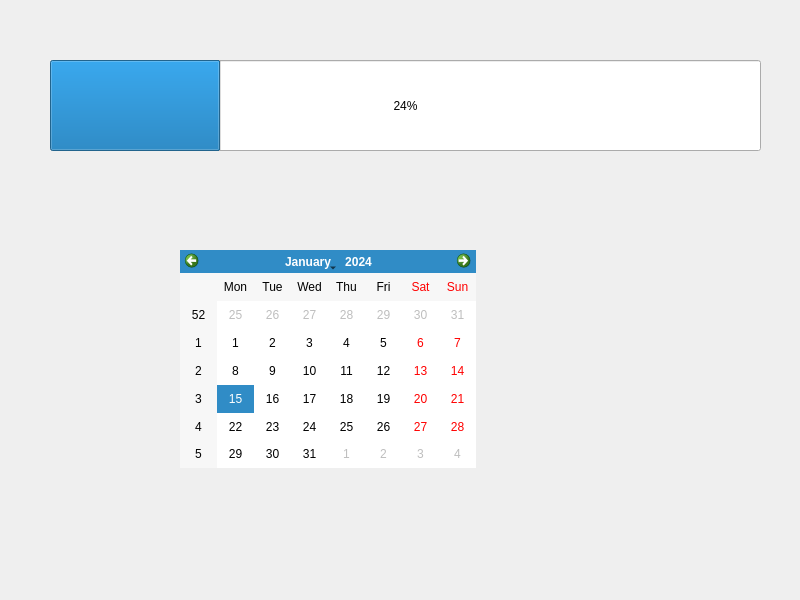
<?xml version="1.0" encoding="UTF-8"?>
<ui version="4.0">
 <class>Widget</class>
 <widget class="QWidget" name="Widget">
  <property name="geometry">
   <rect>
    <x>0</x>
    <y>0</y>
    <width>800</width>
    <height>600</height>
   </rect>
  </property>
  <property name="windowTitle">
   <string>Widget</string>
  </property>
  <widget class="QProgressBar" name="progressBar">
   <property name="geometry">
    <rect>
     <x>50</x>
     <y>60</y>
     <width>711</width>
     <height>91</height>
    </rect>
   </property>
   <property name="value">
    <number>24</number>
   </property>
  </widget>
  <widget class="QCalendarWidget" name="calendarWidget">
   <property name="geometry">
    <rect>
     <x>180</x>
     <y>250</y>
     <width>296</width>
     <height>218</height>
    </rect>
   </property>
  </widget>
 </widget>
 <resources/>
 <connections/>
</ui>
